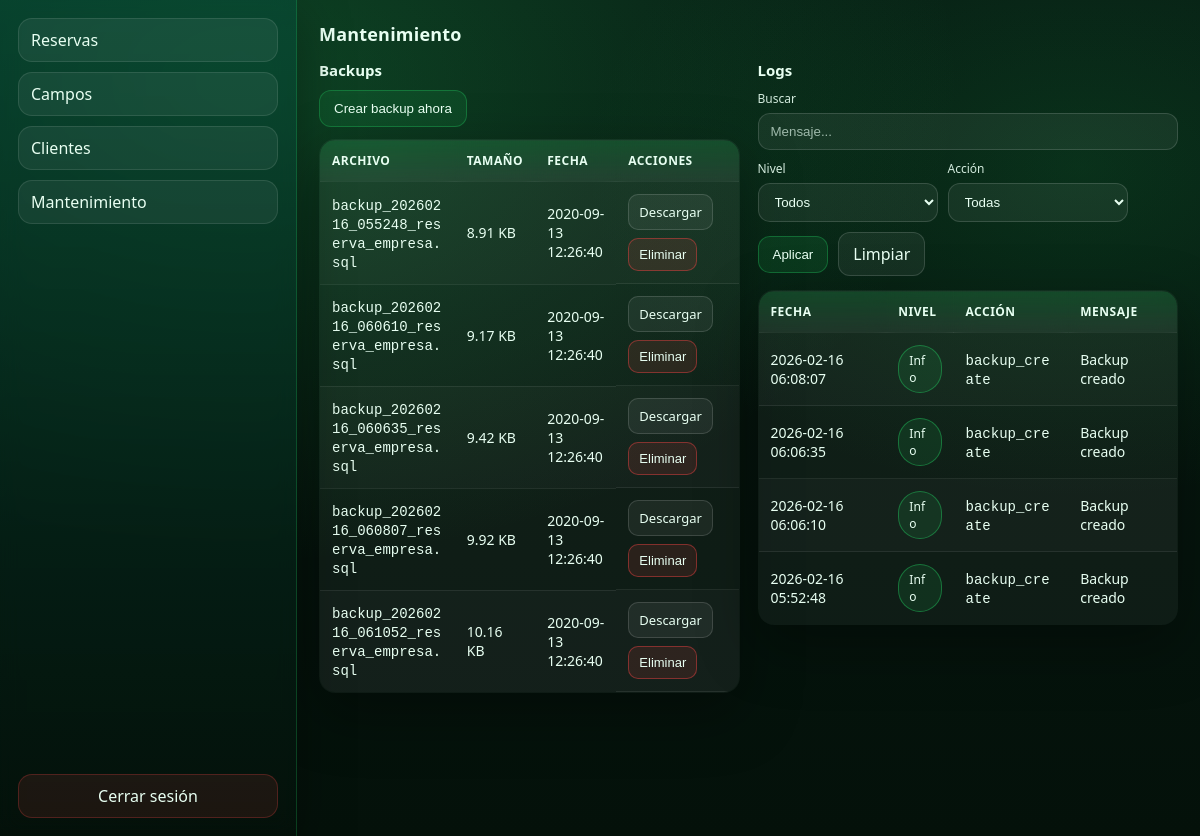
/?tabla=mantenimiento (signed in), run on the app's committed database.
### tables this page shows
CREATE TABLE `mantenimiento_log` (
  `id` int(11) NOT NULL AUTO_INCREMENT,
  `created_at` datetime NOT NULL DEFAULT current_timestamp(),
  `action` varchar(40) NOT NULL,
  `level` varchar(10) NOT NULL DEFAULT 'info',
  `message` text NOT NULL,
  `meta_json` longtext DEFAULT NULL,
  PRIMARY KEY (`id`)
);

### inc/tabla_helpers.php (called while the page is built, shortened)
<?php
function e($v): string {
  return htmlspecialchars((string)$v, ENT_QUOTES | ENT_SUBSTITUTE, "UTF-8");
}
function human_size(int $bytes): string {
    $u = ["B","KB","MB","GB","TB"];
    $i = 0;
    $v = (float)$bytes;
    while ($v >= 1024 && $i < count($u)-1) { $v /= 1024; $i++; }
    return number_format($v, ($i===0?0:2), ".", "") . " " . $u[$i];
}
function list_backups(string $dir): array {
    $files = glob($dir . "/*.sql") ?: [];
    $out = [];
    foreach ($files as $f) {
      $out[] = [
        "name" => basename($f),
        "path" => $f,
        "mtime" => @filemtime($f) ?: 0,
        "size" => @filesize($f) ?: 0,
      ];
    }
    usort($out, fn($a,$b) => $b["mtime"] <=> $a["mtime"]);
    return $out;
}

### inc/views/mantenimiento.php (the view, shortened to what this page needs)
<?php
  $BACKUP_DIR  = dirname(dirname(__DIR__)) . "/backups";
  $cn->query("
    CREATE TABLE IF NOT EXISTS mantenimiento_log (
      id INT AUTO_INCREMENT PRIMARY KEY,
      created_at DATETIME NOT NULL DEFAULT CURRENT_TIMESTAMP,
      action VARCHAR(40) NOT NULL,
      level  VARCHAR(10) NOT NULL DEFAULT 'info',
      message TEXT NOT NULL,
      meta_json LONGTEXT NULL
    ) ENGINE=InnoDB DEFAULT CHARSET=utf8mb4 COLLATE=utf8mb4_unicode_ci
  ");
  $HAS_LOG_TABLE = false;
  if ($r = $cn->query("SHOW TABLES LIKE 'mantenimiento_log'")) {
    $HAS_LOG_TABLE = ($r->num_rows > 0);
  }
  echo "<div style='display:flex; gap:18px; flex-wrap:wrap; align-items:flex-start;'>";
  echo "<div style='flex:1; min-width:320px;'>";
  echo "<h3 style='margin:0 0 10px; font-size:15px;'>Backups</h3>";
  echo "<form method='POST' class='filters' style='margin:0 0 12px;'>";
  echo "<div class='actions'>";
  echo "<button class='btn primary' type='submit'>Crear backup ahora</button>";
  echo "</div>";
  echo "</form>";
  $files = list_backups($BACKUP_DIR);
  echo "<table>";
  echo "<tr><th>Archivo</th><th>Tamaño</th><th>Fecha</th><th>Acciones</th></tr>";
  if ($files) {
    foreach ($files as $f) {
      $date = $f["mtime"] ? date("Y-m-d H:i:s", $f["mtime"]) : "-";
      $size = (int)$f["size"];
      $publicLink = "backups/" . rawurlencode($f["name"]);
      echo "<tr>";
      echo "<td><code>" . e($f["name"]) . "</code></td>";
      echo "<td>" . e(human_size($size)) . "</td>";
      echo "<td>" . e($date) . "</td>";
      echo "<td style='white-space:nowrap; display:flex; gap:8px; flex-wrap:wrap;'>";
      echo "<a class='btn sm' href='" . e($publicLink) . "' download>Descargar</a>";
      echo "<form method='POST' style='margin:0; display:inline;'>";
      echo "<button class='btn sm danger' type='submit' onclick='return confirm(\"¿Eliminar este backup?\");'>Eliminar</button>";
      echo "</form>";
      echo "</td>";
      echo "</tr>";
    }
  } else {
    echo "<tr><td colspan='4'>No hay backups aún.</td></tr>";
  }
  echo "</table>";
  echo "</div>";
  echo "<div style='flex:1; min-width:320px;'>";
  echo "<h3 style='margin:0 0 10px; font-size:15px;'>Logs</h3>";
  if (!$HAS_LOG_TABLE) {
    notice_html("No existe la tabla <code>mantenimiento_log</code> (ejecuta el SQL que te pasé).", "warn");
  } else {
    $qlog = trim((string)($_GET["qlog"] ?? ""));
    echo "<form class='filters' method='GET' action='?'>";
    echo "<div class='field grow'><label>Buscar</label><input type='text' name='qlog' value='" . e($qlog) . "' placeholder='Mensaje...'></div>";
    echo "<div class='field'><label>Nivel</label><select name='lvl'>";
    echo "<option value=''>Todos</option>";
    echo "</select></div>";
    echo "<div class='field'><label>Acción</label><select name='act'>";
    echo "<option value=''>Todas</option>";
    echo "</select></div>";
    echo "<div class='actions'>";
    echo "<button class='btn primary' type='submit'>Aplicar</button>";
    echo "<a class='btn' href='?tabla=mantenimiento'>Limpiar</a>";
    echo "</div>";
    echo "</form>";
    $sqlL = "SELECT id, created_at, action, level, message, meta_json FROM mantenimiento_log";
    $sqlL .= " ORDER BY id DESC LIMIT 200";
    $stL = $cn->prepare($sqlL);
    $stL->execute();
    $resL = $stL->get_result();
    echo "<table>";
    echo "<tr><th>Fecha</th><th>Nivel</th><th>Acción</th><th>Mensaje</th></tr>";
    if ($resL && $resL->num_rows > 0) {
      while ($r = $resL->fetch_assoc()) {
        $lvlClass = strtolower((string)$r["level"]);
        $badge = "<span class='badge " . e($lvlClass === "error" ? "cancelada" : ($lvlClass === "warn" ? "pendiente" : "confirmada")) . "'>" . e($lvlClass) . "</span>";
        echo "<tr>";
        echo "<td>" . e($r["created_at"]) . "</td>";
        echo "<td>" . $badge . "</td>";
        echo "<td><code>" . e($r["action"]) . "</code></td>";
        echo "<td>" . e($r["message"]) . "</td>";
        echo "</tr>";
      }
    } else {
      echo "<tr><td colspan='4'>Sin logs.</td></tr>";
    }
    echo "</table>";
  }
  echo "</div>";
  echo "</div>";

### css/panel.css (style rules this page uses)
:root { --bg0: #04110a; --bg1: #071a12; --surface: rgba(255, 255, 255, .06); --border: rgba(255, 255, 255, .12); --text: #e8fff2; --accent: #22c55e; --warn: #fbbf24; --danger: #ef4444; }
html, body { height: 100%; }
body { margin: 0; display: flex; font-family: system-ui, -apple-system, Segoe UI, Roboto, sans-serif; color: var(--text); background: radial-gradient(1200px 800px at 20% 10%, rgba(34, 197, 94, .25), transparent 60%), radial-gradient(900px 600px at 90% 20%, rgba(22, 163, 74, .18), transparent 55%), linear-gradient(180deg, var(--bg1), var(--bg0)); }
.filters { display: flex; flex-wrap: wrap; gap: 10px; align-items: end; margin: 0 0 14px; }
.filters .field { display: flex; flex-direction: column; gap: 6px; min-width: 180px; }
.filters .field.grow { flex: 1; min-width: 240px; }
.filters label { font-size: 12px; opacity: .9; }
.filters input[type="text"], .filters input[type="date"], .filters select { padding: 10px 12px; border-radius: 12px; border: 1px solid rgba(255, 255, 255, .14); background: rgba(255, 255, 255, .06); color: var(--text); outline: none; }
.filters select { color-scheme: dark; }
.filters select option { background: #071a12; color: #e8fff2; }
.filters input::placeholder { color: rgba(232, 255, 242, .65); }
.filters .actions { display: flex; gap: 10px; align-items: center; }
.btn { padding: 10px 14px; border-radius: 12px; border: 1px solid rgba(255, 255, 255, .14); background: rgba(255, 255, 255, .06); color: var(--text); cursor: pointer; text-decoration: none; display: inline-flex; align-items: center; gap: 8px; user-select: none; }
.btn.primary { border-color: rgba(34, 197, 94, .35); background: rgba(34, 197, 94, .12); }
.btn.danger { border-color: rgba(239, 68, 68, .45); background: rgba(239, 68, 68, .12); }
.btn.sm { padding: 8px 10px; border-radius: 10px; font-size: 13px; }
.badge { display: inline-flex; align-items: center; gap: 6px; padding: 6px 10px; border-radius: 999px; border: 1px solid rgba(255, 255, 255, .14); background: rgba(255, 255, 255, .06); font-size: 12px; letter-spacing: .2px; text-transform: capitalize; }
.badge.confirmada { border-color: rgba(34, 197, 94, .45); background: rgba(34, 197, 94, .12); }
main table { width: 100%; border-collapse: collapse; overflow: hidden; border-radius: 16px; background: rgba(255, 255, 255, .04); border: 1px solid rgba(255, 255, 255, .12); box-shadow: 0 20px 60px rgba(0, 0, 0, .35); }
main table th { position: sticky; top: 0; z-index: 1; text-align: left; font-size: 12px; letter-spacing: .5px; text-transform: uppercase; padding: 12px; background: linear-gradient(180deg, rgba(34, 197, 94, .18), rgba(255, 255, 255, .06)); border-bottom: 1px solid rgba(255, 255, 255, .14); backdrop-filter: blur(10px); }
main table td { padding: 12px; border-bottom: 1px solid rgba(255, 255, 255, .08); color: var(--text); font-size: 14px; max-width: 360px; word-break: break-word; }
main table tr:nth-child(even) td { background: rgba(255, 255, 255, .02); }

### data on the page
mantenimiento_log: created_at "2026-02-16 06:08:07", level "Info", action "backup_create", message "Backup creado"
mantenimiento_log: created_at "2026-02-16 06:06:35", level "Info", action "backup_create", message "Backup creado"
mantenimiento_log: created_at "2026-02-16 06:06:10", level "Info", action "backup_create", message "Backup creado"
mantenimiento_log: created_at "2026-02-16 05:52:48", level "Info", action "backup_create", message "Backup creado"

### other printed values
$TABLAS_PERMITIDAS[$tabla] "Mantenimiento"
$f["name"] "backup_20260216_055248_reserva_empresa.sql"
human_size($size) "8.91 KB"
$date "2020-09-13 12:26:40"
$f["name"] "backup_20260216_060610_reserva_empresa.sql"
human_size($size) "9.17 KB"
$f["name"] "backup_20260216_060635_reserva_empresa.sql"
human_size($size) "9.42 KB"
$f["name"] "backup_20260216_060807_reserva_empresa.sql"
human_size($size) "9.92 KB"
$f["name"] "backup_20260216_061052_reserva_empresa.sql"
human_size($size) "10.16 KB"
